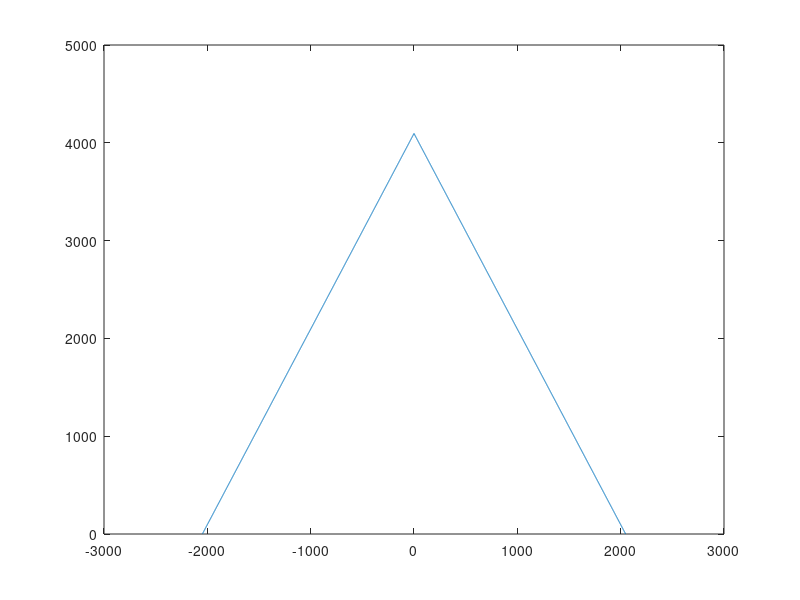

Write MATLAB code to recreate this figure.
clear
clc
%Generating a triangular wave
n = -2047:2048 ;
yn=round(4095*tripuls(n,4096));
%Draw a triangle wave waveform and verify the waveform
plot(n,yn);
%Create a new .coe file named Triangle_Wave_Rom.coe
fid = fopen('./Triangle_Wave_Rom.coe','wt');
%Enter the .coe file start file header into the file:
%memory_initialization_radix = 10
%memory_initialization_vector =
fprintf(fid,'memory_initialization_radix = 10;\nmemory_initialization_vector = ');

 
%Output 256 waveform sample points to a .coe file
for i = 1 : 4096

    %Wrap processing, no need
    if mod(i-1,8) == 0 

        fprintf(fid,'\n');

    end
    %Considering the 8-bit ADC, the value cannot exceed 255, and cannot be lower than zero.
    if yn(i)<0
        fprintf(fid,'%4d,',0);
    else
        fprintf(fid,'%4d,',yn(i));
    end
end
